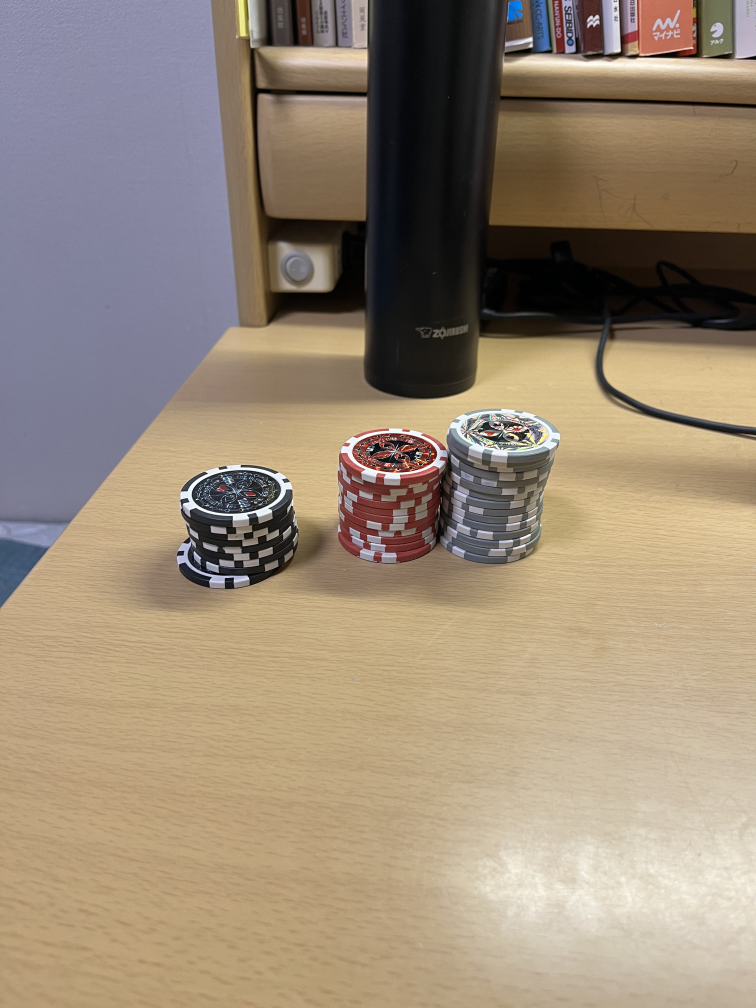
//> input picture testimages/black.jpg, 3024 x 4032 px (shown at 1/4 size)
$ ./main testimages/black.jpg   (built with g++ and OpenCV 4)
//> lines starting //> are read from the running program, lines starting //| are printed output that depends on the picture; after the words box and inside, x2 and y2 are one past the last pixel; in counts of white or black regions, pixels touching at a corner belong together
// 指定した画像のチップの数を検出する.
// 輝度プロファイル法: ユーザが囲んだスタック領域を1次元信号に射影し,
// チップの合わせ目(影)の周期を数えて枚数を推定する.

#include <iostream>
#include <opencv2/opencv.hpp>
#include <optional>
#include <string>
#include <vector>

// ---- パラメータ ----------------------------------------------------------

// プロファイルの平滑化に使うガウシアンの標準偏差(ピクセル).
// 小さすぎるとノイズを拾い, 大きすぎると合わせ目が潰れる.
const double kSmoothSigma = 2.0;

// 自己相関で探索するチップ1枚あたりの高さの範囲(ピクセル).
const int kMinChipThicknessPx = 4;
const int kMaxChipThicknessPx = 200;

// ピーク検出時, 隣接ピークとして許す最小間隔を周期の何割にするか.
const double kMinDistanceRatio = 0.6;

// ピークの顕著さ(prominence)のしきい値. 信号の標準偏差に対する比.
const double kMinProminenceRatio = 0.3;

// ---- 入力 ----------------------------------------------------------------

std::optional<std::string> getFilepathFromArgs(int argc, char *argv[])
{
    if (argc != 2)
    {
        std::cerr << "Usage: " << argv[0] << " <image_file_path>" << std::endl;
        return std::nullopt;
    }

    return std::string(argv[1]);
}

cv::Rect selectRoiScaled(const cv::Mat &img, const std::string &win, int maxSide = 900)
{
    double s = std::min(1.0, double(maxSide) / std::max(img.cols, img.rows));

    cv::Mat disp;
    cv::resize(img, disp, cv::Size(), s, s, cv::INTER_AREA);

    cv::Rect r = cv::selectROI(win, disp, false, false);
    cv::destroyWindow(win);
    if (r.width <= 0 || r.height <= 0)
        return cv::Rect();

    cv::Rect roi(cvRound(r.x / s), cvRound(r.y / s),
                 cvRound(r.width / s), cvRound(r.height / s));
    return roi & cv::Rect(0, 0, img.cols, img.rows);
}

// グレースケール化して縦方向の微分の大きさを計算し, 各行を平均して1次元のデータに変換する.
// チップは縦に積まれていて, チップの境界は溝があって暗いので,
// チップ境界を縦に微分すると絶対値が大きくなると考えられるから.
std::vector<double> convertToBrightnessDiff(const cv::Mat &roi)
{
    cv::Mat gray;
    cv::cvtColor(roi, gray, cv::COLOR_BGR2GRAY);

    // 横方向にぼかす. 意味があるかどうかは不明.
    cv::GaussianBlur(gray, gray, cv::Size(0, 0), 3.0, 0.5);

    // 縦にのみ微分する.
    cv::Mat sobelY;
    cv::Sobel(gray, sobelY, CV_32F, 0, 1, 3);
    sobelY = cv::abs(sobelY);

    // 各行を横方向に平均して1次元に潰す.
    cv::Mat rowMean;
    cv::reduce(sobelY, rowMean, 1, cv::REDUCE_AVG, CV_32F);

    std::vector<double> profile(rowMean.rows);
    for (int i = 0; i < rowMean.rows; ++i)
        profile[i] = rowMean.at<float>(i, 0);

    return profile;
}

// この関数は[明るさの差が要素であるベクトル]の平滑化とトレンド除去に使われる.
// [明るさの差が要素であるベクトル]の平滑化に意味があるかどうかは不明.
std::vector<double> smoothProfile(const std::vector<double> &profile, double sigma)
{
    cv::Mat src(int(profile.size()), 1, CV_64F);
    for (size_t i = 0; i < profile.size(); ++i)
        src.at<double>(int(i), 0) = profile[i];

    cv::Mat dst;
    cv::GaussianBlur(src, dst, cv::Size(1, 0), 0, sigma);

    std::vector<double> out(profile.size());
    for (size_t i = 0; i < profile.size(); ++i)
        out[i] = dst.at<double>(int(i), 0);

    return out;
}

// トレンド除去をすると信号の周期推定が行いやすくなるため.
std::vector<double> removeTrend(const std::vector<double> &profile, double sigma)
{
    std::vector<double> trend = smoothProfile(profile, sigma);

    std::vector<double> out(profile.size());
    for (size_t i = 0; i < profile.size(); ++i)
        out[i] = profile[i] - trend[i];

    return out;
}

// 信号の周期を推定して正しいピークを見つけられるようにするため.
// 周期が分かれば大まかにピークの位置が分かり, チップの境界ではないピークの誤検出を減らせるかもしれない.
std::optional<double> estimatePeriod(const std::vector<double> &signal)
{
    // ラグが大きすぎると自己相関を計算する範囲が狭くなり, 自己相関の信頼性が低くなるため,
    // ラグの上限を設定する. チップの高さが推定したい周期なので, ラグの上限はチップの最大高さよりは小さくする.
    // ラグの上限がチップの最小高さより小さい場合は周期推定ができないので, 失敗する.
    int n = int(signal.size());
    int maxLag = std::min(kMaxChipThicknessPx, n / 2);
    if (maxLag < kMinChipThicknessPx)
        return std::nullopt;

    // 相関係数を計算するために各要素から平均を引く必要があるらしい.
    // それが本当かどうかは知らない.
    double mean = 0.0;
    for (double v : signal)
        mean += v;
    mean /= n;

    std::vector<double> centered(n);
    for (int i = 0; i < n; ++i)
        centered[i] = signal[i] - mean;

    double bestScore = -1.0;
    int bestLag = -1;

    // もっとも相関の高いラグを見つける.
    // 周期の倍数のラグのときに相関が大きくなるため, この方法では不十分である可能性があるが,
    // 今はうまくいってそうなのでこの方法で行う.
    for (int lag = kMinChipThicknessPx; lag <= maxLag; ++lag)
    {
        double dot = 0.0, normA = 0.0, normB = 0.0;
        for (int i = 0; i + lag < n; ++i)
        {
            dot += centered[i] * centered[i + lag];
            normA += centered[i] * centered[i];
            normB += centered[i + lag] * centered[i + lag];
        }
        if (normA <= 0.0 || normB <= 0.0)
            continue;

        double score = dot / std::sqrt(normA * normB);
        if (score > bestScore)
        {
            bestScore = score;
            bestLag = lag;
        }
    }

    if (bestLag < 0 || bestScore <= 0.0)
        return std::nullopt;

    std::cout << "autocorrelation: period = " << bestLag
              << " px, score = " << bestScore << std::endl;

    return double(bestLag);
}

// この関数はピーク検出のために使われる.
// 顕著さがの処理が必要かどうかは確かめていないので不明.
// 自身の点より高い点(峰)がでてくるまで進んで, その間の最小値(谷)を左右に対して2回求める.
// 自身の点と谷の差を顕著さとしている.
// 山のような周りの高さが高いとこでちょっとしたノイズでできた極大値をピークとして扱わないようにするため
// だと考えられる.
double computeProminence(const std::vector<double> &signal, int peak)
{
    int n = int(signal.size());
    double peakValue = signal[peak];

    double leftMin = peakValue;
    for (int i = peak - 1; i >= 0; --i)
    {
        if (signal[i] > peakValue)
            break;
        leftMin = std::min(leftMin, signal[i]);
    }

    double rightMin = peakValue;
    for (int i = peak + 1; i < n; ++i)
    {
        if (signal[i] > peakValue)
            break;
        rightMin = std::min(rightMin, signal[i]);
    }

    return peakValue - std::max(leftMin, rightMin);
}

// チップの境界にピークが来ると考えられるから.
std::vector<int> findPeaks(const std::vector<double> &signal,
                           int minDistance, double minProminence)
{
    int n = int(signal.size());

    std::vector<int> candidates;
    for (int i = 1; i < n - 1; ++i)
    {
        if (signal[i] >= signal[i - 1] && signal[i] > signal[i + 1])
        {
            if (computeProminence(signal, i) >= minProminence)
                candidates.push_back(i);
        }
    }

    std::sort(candidates.begin(), candidates.end(),
              [&signal](int a, int b)
              { return signal[a] > signal[b]; });

    std::vector<int> peaks;
    for (int c : candidates)
    {
        bool tooClose = false;
        for (int p : peaks)
        {
            if (std::abs(c - p) < minDistance)
            {
                tooClose = true;
                break;
            }
        }
        if (!tooClose)
            peaks.push_back(c);
    }

    std::sort(peaks.begin(), peaks.end());
    return peaks;
}

// 信号の標準偏差を計算する. ピークの顕著さのしきい値を決めるために使う.
double standardDeviation(const std::vector<double> &v)
{
    if (v.empty())
        return 0.0;

    double mean = 0.0;
    for (double x : v)
        mean += x;
    mean /= double(v.size());

    double var = 0.0;
    for (double x : v)
        var += (x - mean) * (x - mean);

    return std::sqrt(var / double(v.size()));
}

// ---- 5. 可視化 -----------------------------------------------------------

// ROIの右隣にプロファイルのグラフを並べ, 検出したピークを横線で描く.
cv::Mat renderDebugView(const cv::Mat &roi, const std::vector<double> &signal,
                        const std::vector<int> &peaks)
{
    const int graphWidth = 300;
    int h = roi.rows;

    cv::Mat roiView;
    cv::cvtColor(roi, roiView, cv::COLOR_BGR2BGRA);
    cv::cvtColor(roiView, roiView, cv::COLOR_BGRA2BGR);

    cv::Mat graph(h, graphWidth, CV_8UC3, cv::Scalar(30, 30, 30));

    double lo = *std::min_element(signal.begin(), signal.end());
    double hi = *std::max_element(signal.begin(), signal.end());
    double range = std::max(hi - lo, 1e-9);

    // 信号を折れ線で描く. 縦がROIの高さ, 横が信号の値.
    for (int y = 1; y < h && y < int(signal.size()); ++y)
    {
        int x0 = cvRound((signal[y - 1] - lo) / range * (graphWidth - 1));
        int x1 = cvRound((signal[y] - lo) / range * (graphWidth - 1));
        cv::line(graph, cv::Point(x0, y - 1), cv::Point(x1, y),
                 cv::Scalar(200, 220, 200), 1);
    }

    for (int p : peaks)
    {
        cv::line(graph, cv::Point(0, p), cv::Point(graphWidth - 1, p),
                 cv::Scalar(0, 160, 255), 1);
        cv::line(roiView, cv::Point(0, p), cv::Point(roiView.cols - 1, p),
                 cv::Scalar(0, 160, 255), 1);
    }

    cv::Mat combined;
    cv::hconcat(roiView, graph, combined);

    // 画面に収まるよう縮小.
    double s = std::min(1.0, 900.0 / combined.rows);
    if (s < 1.0)
        cv::resize(combined, combined, cv::Size(), s, s, cv::INTER_AREA);

    return combined;
}

void countChips(const std::string &filepath)
{
//> called with filepath = "testimages/black.jpg"
    cv::Mat img = cv::imread(filepath);
//> img is the input picture: 4032 rows x 3024 cols, CV_8UC3; mean B, G, R 118.7, 137.7, 153.6
    if (img.empty())
    {
        std::cerr << "Error: Could not open or find the image." << std::endl;
        return;
    }

    cv::Rect regionOfChipStack = selectRoiScaled(img, "Select ROI");
//> in selectRoiScaled, `cv::resize(img, disp, cv::Size(), s, s, cv::INTER_AREA);`:
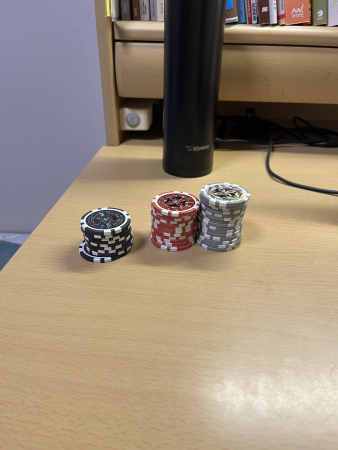
//> disp: 900 rows x 675 cols, CV_8UC3 (shown at 1/2 size); mean B, G, R 118.7, 137.7, 153.6
//> the box from (168, 225) to (505, 675) is selected with the mouse
//> in selectRoiScaled, `cv::Rect r = cv::selectROI(win, disp, false, false);`: r = Rect(168, 225, 337, 450)
//> in selectRoiScaled, `cv::Rect roi(cvRound(r.x / s), cvRound(r.y / s), cvRound(r.width / s),..`: roi = Rect(753, 1008, 1510, 2016)
//> regionOfChipStack = Rect(753, 1008, 1510, 2016)
    if (regionOfChipStack.empty())
    {
        std::cerr << "Error: ROI was not selected." << std::endl;
        return;
    }
    std::cout << "Selected ROI: " << regionOfChipStack << std::endl;
//| Selected ROI: [1510 x 2016 from (753, 1008)]

    cv::Mat roi = img(regionOfChipStack);

    // 射影 -> 平滑化 -> トレンド除去.
    // 合わせ目で山になる信号が得られる.
    std::vector<double> raw = convertToBrightnessDiff(roi);
//> in convertToBrightnessDiff, `cv::cvtColor(roi, gray, cv::COLOR_BGR2GRAY);`:
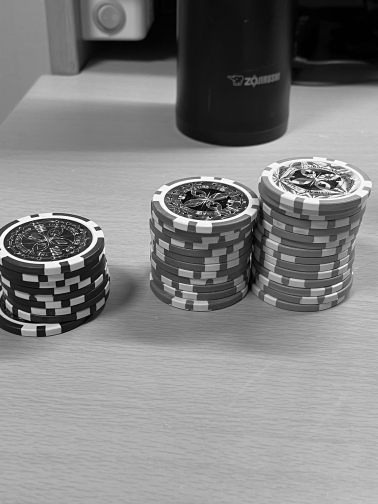
//> gray: 2016 rows x 1510 cols, CV_8UC1 (shown at 1/4 size); min 0, max 255, mean 130.3
//> in convertToBrightnessDiff, `sobelY = cv::abs(sobelY);`:
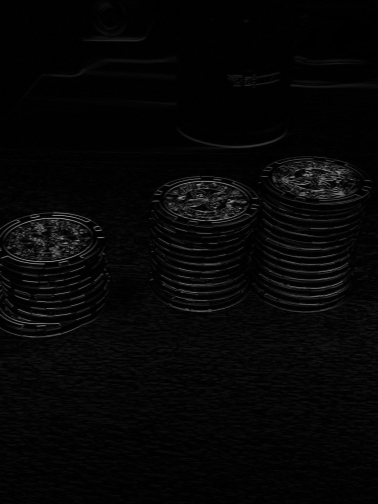
//> sobelY: 2016 rows x 1510 cols, CV_32FC1 (shown at 1/4 size); min 0, max 823, mean 21.6; drawn with min black and max white
//> in convertToBrightnessDiff, `cv::reduce(sobelY, rowMean, 1, cv::REDUCE_AVG, CV_32F);`: rowMean = 2016 values, max 76.82 at index 880, min 0 at index 0, mean 21.62
//> after the loop in convertToBrightnessDiff, `for (int i = 0; i < rowMean.rows; ++i)`: profile has the same summary as rowMean
//> raw has the same summary as rowMean in convertToBrightnessDiff
    std::vector<double> signal = smoothProfile(raw, kSmoothSigma);
//> in smoothProfile, `cv::Mat src(int(profile.size()), 1, CV_64F);`: src = 2016 values from 0 to 0
//> after the loop in smoothProfile, `for (size_t i = 0; i < profile.size(); ++i)`: src has the same summary as rowMean in convertToBrightnessDiff
//> in smoothProfile, `cv::GaussianBlur(src, dst, cv::Size(1, 0), 0, sigma);`: dst = 2016 values, max 69.07 at index 880, min 2.82 at index 189, mean 21.62
//> after the loop in smoothProfile, `for (size_t i = 0; i < profile.size(); ++i)`: out has the same summary as dst
//> signal has the same summary as dst in smoothProfile

    // トレンド除去のσは周期より十分大きく取りたいが, 周期はまだ未知なので
    // 一度粗く推定してから決める.
    std::optional<double> roughPeriod = estimatePeriod(signal);
//> in estimatePeriod, `int n = int(signal.size());`: n = 2016
//> in estimatePeriod, `int maxLag = std::min(kMaxChipThicknessPx, n / 2);`: maxLag = 200
//> the loop in estimatePeriod, `for (double v : signal)` made 2016 passes
//> (v, mean) on passes 1 to 3: (3.36, 3.36), (3.46, 6.81), (3.7, 10.51)
//> after the loop in estimatePeriod, `for (double v : signal)`: mean = 43590.8
//> in estimatePeriod, `mean /= n;`: mean = 21.62
//> after the loop in estimatePeriod, `for (int i = 0; i < n; ++i)`: centered = 2016 values, max 47.45 at index 880, min -18.8 at index 189, mean -2.26e-15
//> the loop in estimatePeriod, `for (int lag = kMinChipThicknessPx; lag <= maxLag; ++lag)` made 197 passes
//> (dot, normA, normB, score, bestScore) on pass 1: (481023.3, 493806.3, 493204.2, 0.975, 0.975)
//> after the loop in estimatePeriod, `for (int lag = kMinChipThicknessPx; lag <= maxLag; ++lag)`: bestScore = 0.975; bestLag = 4
//| autocorrelation: period = 4 px, score = 0.974708
    if (roughPeriod.has_value())
        signal = removeTrend(signal, roughPeriod.value() * 2.0);
//> in removeTrend, `std::vector<double> trend = smoothProfile(profile, sigma);`: trend = 2016 values, max 59.64 at index 875, min 3.02 at index 190, mean 21.62
//> after the loop in removeTrend, `for (size_t i = 0; i < profile.size(); ++i)`: out = 2016 values, max 14.14 at index 997, min -9.58 at index 1037, mean -0.000555
//> signal has the same summary as out in removeTrend

    std::optional<double> period = estimatePeriod(signal);
//> the loop in estimatePeriod (call 2), `for (double v : signal)` made 2016 passes
//> (v, mean) on passes 1 to 3: (-0.846, -0.846), (-0.75, -1.6), (-0.522, -2.12)
//> the loop in estimatePeriod (call 2), `for (int lag = kMinChipThicknessPx; lag <= maxLag; ++lag)` made 197 passes
//> (dot, normA, normB, score, bestScore) on pass 1: (3677.8, 13480.5, 13482.3, 0.273, 0.273)
//| autocorrelation: period = 4 px, score = 0.272806
    if (!period.has_value())
    {
        std::cerr << "Error: Failed to estimate chip period. "
                  << "ROI may be too small or lack visible seams." << std::endl;
        return;
    }

    int minDistance = std::max(1, int(period.value() * kMinDistanceRatio));
    double minProminence = standardDeviation(signal) * kMinProminenceRatio;
//> the loop in standardDeviation, `for (double x : v)` made 2016 passes
//> x on passes 1 to 3: -0.846, -0.75, -0.522
    std::vector<int> peaks = findPeaks(signal, minDistance, minProminence);
//> the loop in findPeaks, `for (int c : candidates)` made 99 passes

    if (peaks.size() < 2)
    {
        std::cerr << "Error: Not enough peaks detected." << std::endl;
        return;
    }
    int countByPeaks = peaks.size() - 1;

    std::cout << "profile length = " << signal.size() << " px" << std::endl;
//| profile length = 2016 px
    std::cout << "detected seams = " << peaks.size() << std::endl;
//| detected seams = 99
    std::cout << "chip count by peaks  = " << countByPeaks << std::endl;
//| chip count by peaks  = 98

    cv::Mat debug = renderDebugView(roi, signal, peaks);
//> after the loop in renderDebugView, `for (int y = 1; y < h && y < int(signal.size()); ++y)`:
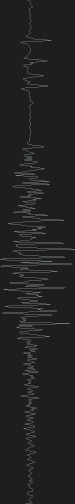
//> graph: 2016 rows x 300 cols, CV_8UC3 (shown at 1/4 size); mean B, G, R 33.9, 34.3, 33.9
//> the loop in renderDebugView, `for (int p : peaks)` made 99 passes
//> after the loop in renderDebugView, `for (int p : peaks)`:
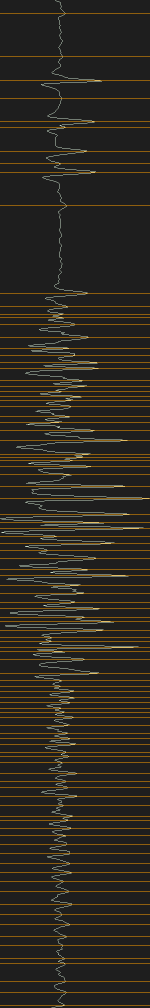
//> graph: 2016 rows x 300 cols, CV_8UC3 (shown at 1/2 size); 4.91% of pixels changed, all inside (x1, y1, x2, y2) = (0, 26, 300, 2011)
//> after the loop in renderDebugView, `for (int p : peaks)`:
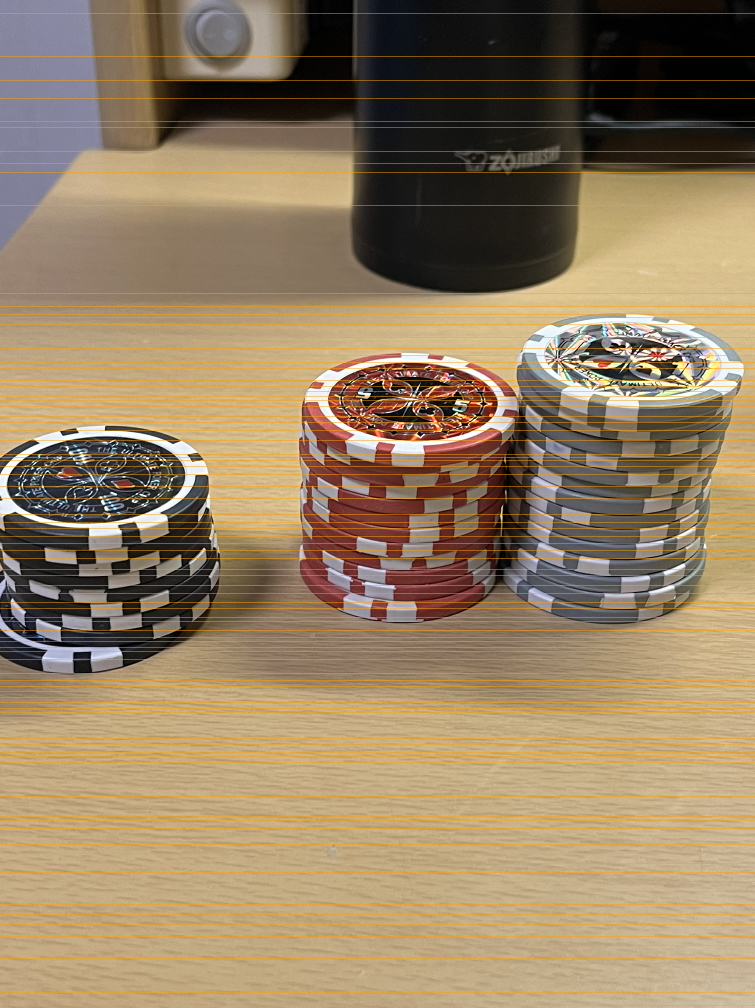
//> roiView: 2016 rows x 1510 cols, CV_8UC3 (shown at 1/2 size); mean B, G, R 99.4, 128.9, 149.7
//> in renderDebugView, `cv::resize(combined, combined, cv::Size(), s, s, cv::INTER_AREA);`:
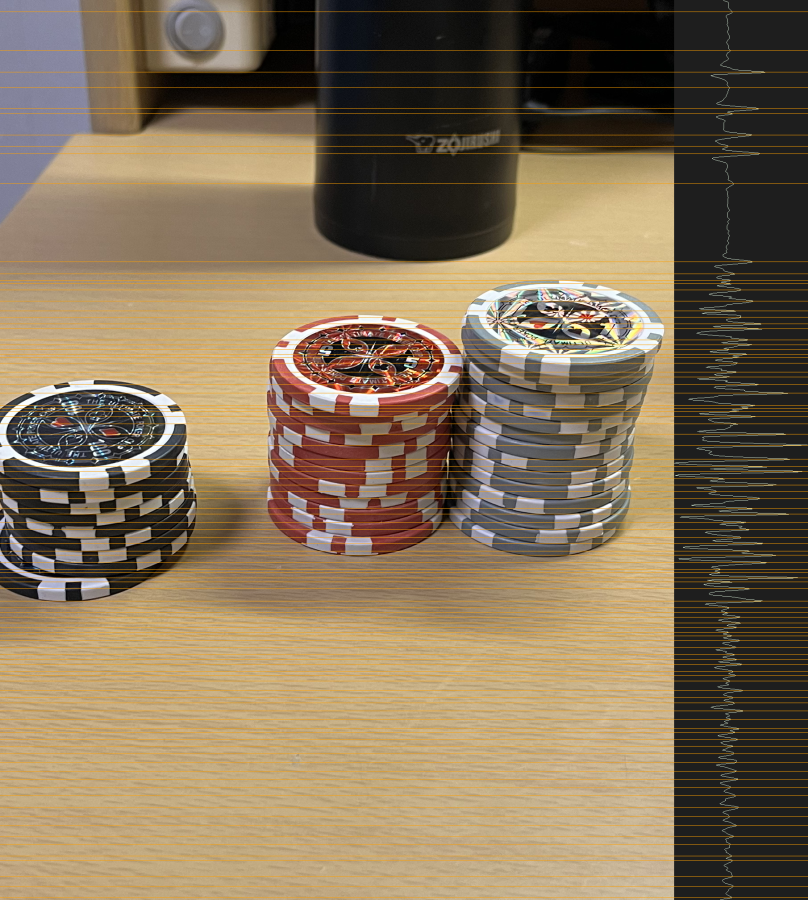
//> combined: 900 rows x 808 cols, CV_8UC3; mean B, G, R 88.2, 114.3, 132.3
    cv::imshow("Profile", debug);
    std::cout << "Press any key on the window to exit." << std::endl;
    cv::waitKey(0);
    cv::destroyAllWindows();
}

int main(int argc, char *argv[])
{
    std::optional<std::string> filepath = getFilepathFromArgs(argc, argv);
    if (!filepath.has_value())
    {
        return 1;
    }
    countChips(filepath.value());
    return 0;
}
